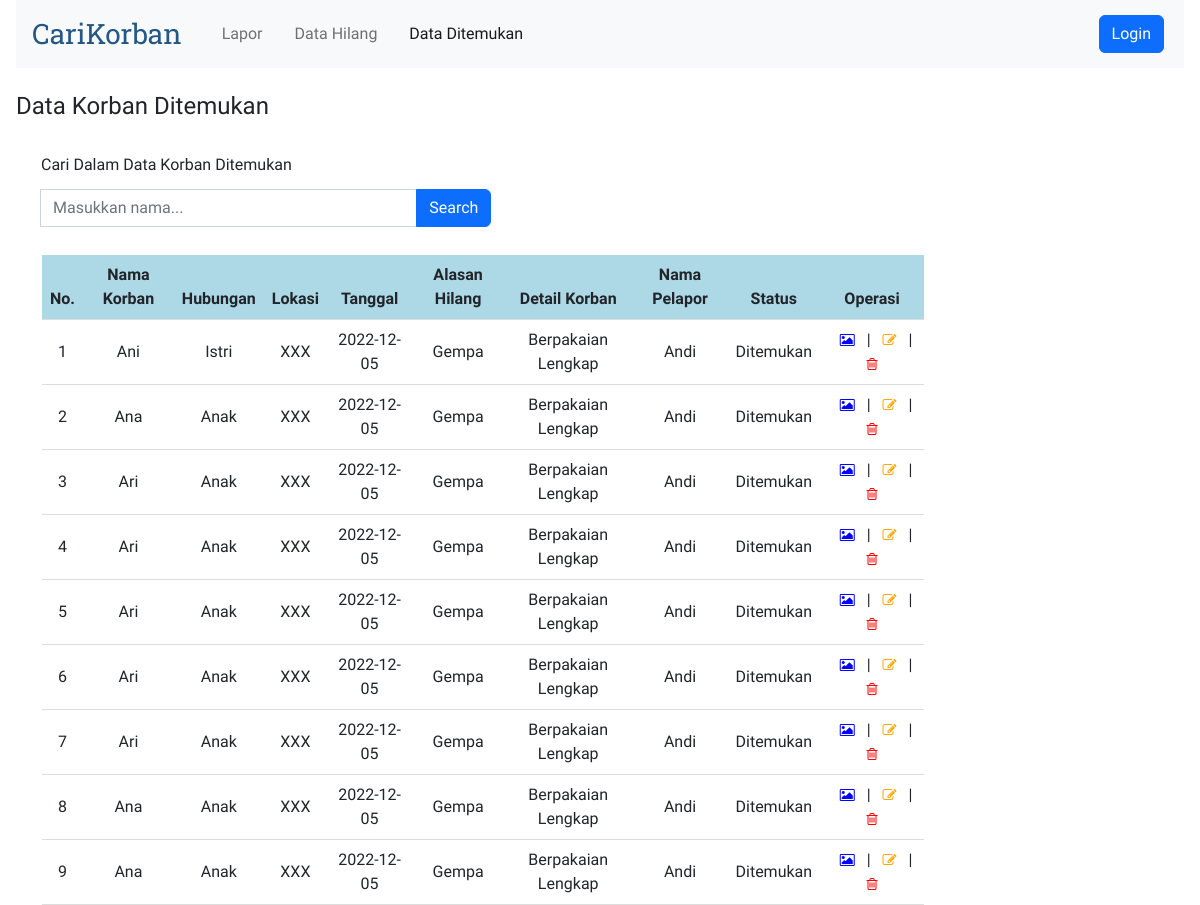
Page /views/dataditemukan.php on the committed database.
### tables this page shows
CREATE TABLE `korban` (
  `idx` int(11) NOT NULL,
  `nama_korban` varchar(30) NOT NULL,
  `hubungan` varchar(10) NOT NULL,
  `lokasi` varchar(20) NOT NULL,
  `tanggal` varchar(30) NOT NULL,
  `alasan_hilang` varchar(30) NOT NULL,
  `detail` varchar(255) NOT NULL,
  `nama_pelapor` varchar(30) NOT NULL,
  `telepon` varchar(30) NOT NULL,
  `email` varchar(30) NOT NULL,
  `status` varchar(30) NOT NULL,
  `nama_gambar` varchar(255),
  `file_gambar` longblob
);

### connection.php (called while the page is built)
<?php
abstract class Connection
{
    protected function get_connection()
    {
        $host = "localhost";
        $database = "carikorban";
        $username = "root";
        $password = "";
        $connect = new mysqli($host, $username, $password, $database);
        return $connect;
    }
}

### models/korban.php (called while the page is built, shortened)
<?php
include '..\connection.php';
class KorbanDitemukan extends Korban
{
    private $conn;
    public function __construct()
    {
        $this->conn = $this->get_connection();
    }
    public function tampil_data()
    {
        $sql = "SELECT * FROM korban WHERE status = 'Ditemukan'";
        $bind = $this->conn->query($sql);
        while ($obj = $bind->fetch_object()) {
            $baris[] = $obj;
        }
        if (!empty($baris)) {
            return $baris;
        }
    }
}

### views/dataditemukan.php (the view, shortened to what this page needs)
<?php
include '..\models\korban.php';
$model2 = new KorbanDitemukan();
$index = 1;
?>
<!doctype html>
<html lang="en">
<head>
    <link rel="stylesheet" href="https://cdnjs.cloudflare.com/ajax/libs/font-awesome/4.7.0/css/font-awesome.min.css">
    <link href="https://cdn.jsdelivr.net/npm/bootstrap@5.2.3/dist/css/bootstrap.min.css" rel="stylesheet"
>
</head>
<body>
    <div>
        <nav class="navbar navbar-expand-lg bg-light">
            <div class="container-fluid">
                <a class="navbar-brand logo" href="#">CariKorban</a>
                <div class="collapse navbar-collapse" id="navbarCollapse">
                    <ul class="navbar-nav me-auto mb-2 mb-lg-0">
                        <li class="nav-item">
                            <a class="nav-link" aria-current="page" href="lapor.php">Lapor</a>
                        </li>
                        <li class="nav-item">
                            <a class="nav-link" href="datahilang.php">Data Hilang</a>
                        </li>
                        <li class="nav-item">
                            <a class="nav-link active" href="dataditemukan.php">Data Ditemukan</a>
                        </li>
                    </ul>
                    <?php
                    if ($_SESSION['role'] == 'Admin') { ?>
                        <a href="logout.php"><button type="button"
                                class="d-flex btn btn-danger my-2 my-sm-0">Logout</button></a>
                        <?php
                    } else { ?>
                        <a href="login.php"><button type="button"
                                class="d-flex btn btn-primary my-2 my-sm-0">Login</button></a>
                        <?php
                    } ?>
                </div>
            </div>
        </nav>
        <br>
        <h4>Data Korban Ditemukan</h4>
        <br>
        <form action="dataditemukan.php" method="get">
            <label class="form-label">Cari Dalam Data Korban Ditemukan</label>
            <div class="input-group my-1" style="width: 40%;">
                <br>
                <input class="form-control" type="search" name="cari" placeholder="Masukkan nama...">
                <button class="btn btn-primary" type="submit" id="button-addon2" value="cari">Search</button>
            </div>
        </form>
        <br>
        <table class="table align-middle mb-0 bg-white">
            <thead style="background-color: lightblue;">
                <tr>
                    <th>No.</th>
                    <th>Nama Korban</th>
                    <th>Hubungan</th>
                    <th>Lokasi</th>
                    <th>Tanggal</th>
                    <th>Alasan Hilang</th>
                    <th>Detail Korban</th>
                    <th>Nama Pelapor</th>
                    <th>Status</th>
                    <?php if ($_SESSION['role'] == 'Guest') { ?>
                        <th><a title="Lihat Foto">Foto Korban</a></th>
                    <?php } else { ?>
                        <th><a title="Operasi">Operasi</a></th>
                    <?php } ?>
                </tr>
            </thead>
            <tbody>
                <?php
                if (isset($_GET['cari'])) {
                    $cari = $_GET['cari'];
                    $result = $model2->search($cari);
                } else {
                    $result = $model2->tampil_data();
                }
                if (!empty($result)) {
                    foreach ($result as $data): ?>
                        <tr>
                            <td>
                                <?= $index++ ?>
                            </td>
                            <td>
                                <?= $data->nama_korban ?>
                            </td>
                            <td>
                                <?= $data->hubungan ?>
                            </td>
                            <td>
                                <?= $data->lokasi ?>
                            </td>
                            <td>
                                <?= $data->tanggal ?>
                            </td>
                            <td>
                                <?= $data->alasan_hilang ?>
                            </td>
                            <td>
                                <?= $data->detail ?>
                            </td>
                            <td>
                                <?= $data->nama_pelapor ?>
                            </td>
                            <td>
                                <?= $data->status ?>
                            </td>
                            <td>
                                <?php if ($_SESSION['role'] == 'Guest') { ?>
                                    <a title="Lihat Foto" name="foto" id="foto" target="_blank" rel="noopener noreferrer"
                                        href="lihatfoto.php?idx=<?= $data->idx ?>"><i class="fa fa-picture-o"
                                            style="font-size:14px;color:blue"></i></a>
                                <?php } else { ?>
                                    <a title="Lihat Foto" name="foto" id="foto" target="_blank" rel="noopener noreferrer"
                                        href="lihatfoto.php?idx=<?= $data->idx ?>"><i class="fa fa-picture-o"
                                            style="font-size:14px;color:blue"></i></a>
                                    |
                                    <a title="Ubah" name="edit" id="edit" href="edit.php?idx=<?= $data->idx ?>"><i
                                            class="fa fa-edit" style="font-size:14px;color:orange"></i></a>
                                    |
                                    <a title="Hapus" name="hapus" id="hapus" href="..\models\process.php?idx=<?= $data->idx ?>"><i
                                            class="fa fa-trash-o" style="font-size:14px;color:red"></i></a>
                                <?php } ?>
                            </td>
                        </tr>
                    <?php endforeach;
                } else { ?>
                    <tr>
                        <td colspan="9">Belum ada data korban ditemukan.</td>
                    </tr>
                <?php } ?>
            </tbody>
        </table>
    </div>
</body>
</html>

### views/dataditemukan.php (style rules this page uses)
*, html, body { margin: 0 4px; padding: 0; }
body { font-family: 'Readex Pro'; }
a { text-decoration: none; }
.logo { font-family: 'Roboto Slab'; font-size: 28px; color: #245786; }
form { margin: 0 25px; }
.table { width: 75%; text-align: center; border-bottom: 1px solid #ddd; border-collapse: collapse; margin: 0 30px; }

### rows in the picture
korban: nama_korban "Ani", hubungan "Istri", lokasi "XXX", tanggal "2022-12-05", alasan_hilang "Gempa", detail "Berpakaian Lengkap", nama_pelapor "Andi", status "Ditemukan"
korban: nama_korban "Ana", hubungan "Anak", lokasi "XXX", tanggal "2022-12-05", alasan_hilang "Gempa", detail "Berpakaian Lengkap", nama_pelapor "Andi", status "Ditemukan"
korban: nama_korban "Ari", hubungan "Anak", lokasi "XXX", tanggal "2022-12-05", alasan_hilang "Gempa", detail "Berpakaian Lengkap", nama_pelapor "Andi", status "Ditemukan"
korban: nama_korban "Ari", hubungan "Anak", lokasi "XXX", tanggal "2022-12-05", alasan_hilang "Gempa", detail "Berpakaian Lengkap", nama_pelapor "Andi", status "Ditemukan"
korban: nama_korban "Ari", hubungan "Anak", lokasi "XXX", tanggal "2022-12-05", alasan_hilang "Gempa", detail "Berpakaian Lengkap", nama_pelapor "Andi", status "Ditemukan"
korban: nama_korban "Ari", hubungan "Anak", lokasi "XXX", tanggal "2022-12-05", alasan_hilang "Gempa", detail "Berpakaian Lengkap", nama_pelapor "Andi", status "Ditemukan"
korban: nama_korban "Ari", hubungan "Anak", lokasi "XXX", tanggal "2022-12-05", alasan_hilang "Gempa", detail "Berpakaian Lengkap", nama_pelapor "Andi", status "Ditemukan"
korban: nama_korban "Ana", hubungan "Anak", lokasi "XXX", tanggal "2022-12-05", alasan_hilang "Gempa", detail "Berpakaian Lengkap", nama_pelapor "Andi", status "Ditemukan"
korban: nama_korban "Ana", hubungan "Anak", lokasi "XXX", tanggal "2022-12-05", alasan_hilang "Gempa", detail "Berpakaian Lengkap", nama_pelapor "Andi", status "Ditemukan"
